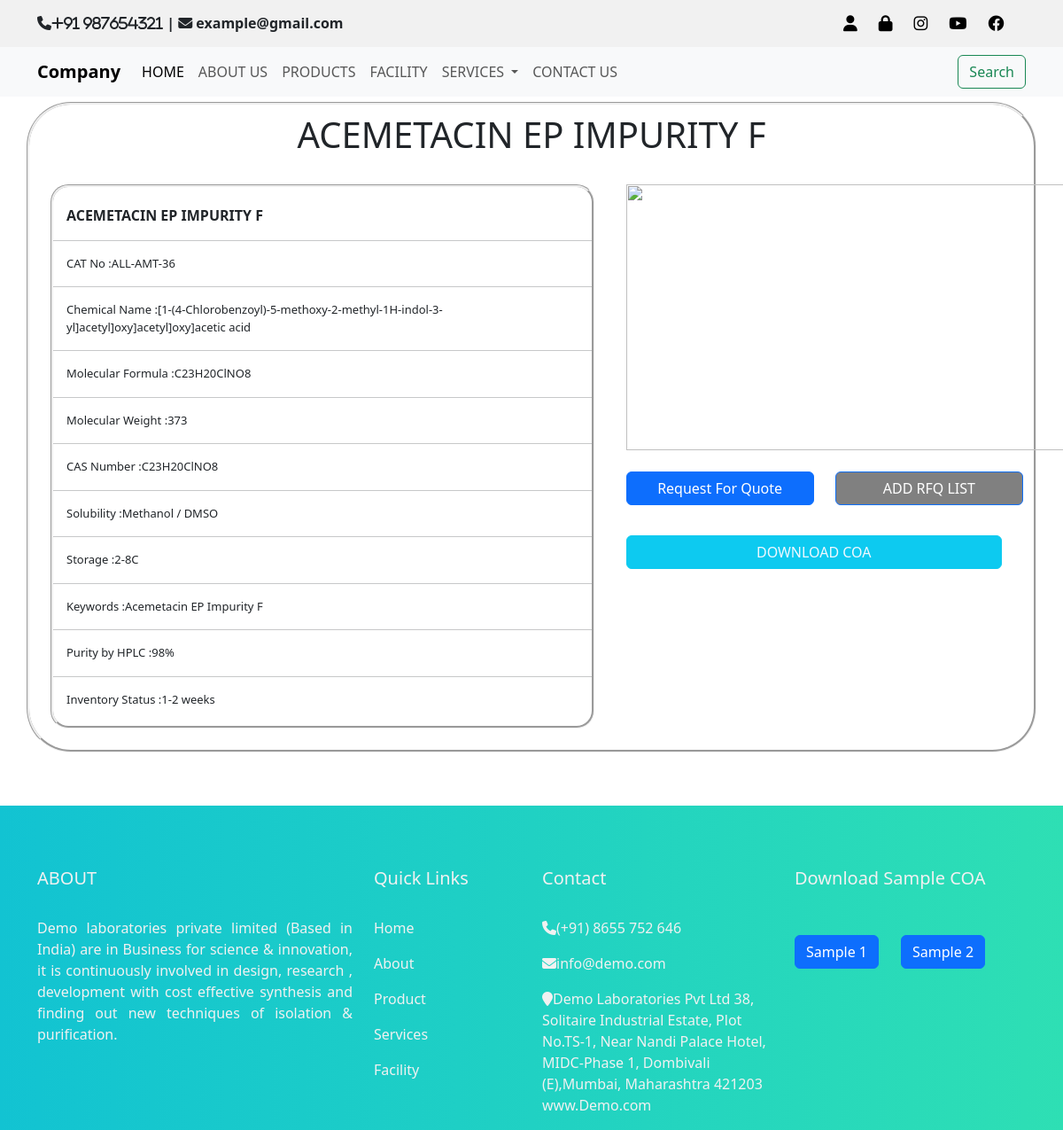
The app's page /readmore/3 with its own data.
### www/models.py (models this page shows)
class fromula(models.Model):
    Product_name=models.CharField(max_length=25)
    CAT_NO= models.CharField(max_length=40)
    Chemical_name= models.CharField(max_length=100)
    Molecular_Formula= models.CharField(max_length=40)
    Molecular_Weight= models.IntegerField()
    CAS_Number= models.CharField(max_length=40)
    Solubility= models.CharField(max_length=40)
    Storage= models.CharField(max_length=40)
    Keywords= models.CharField(max_length=40)
    Purity_by_HPLC= models.CharField(max_length=40)
    Inventory_status= models.CharField(max_length=40)
    image= CloudinaryField('image')

### www/views.py (the view)
# urls.py: path('readmore/<int:id>',views.readmore,name='readmore'),
def readmore(request,id):
    data= fromula.objects.get(id=id)
    return render(request,'readmore.html',{'data':data})

### templates/readmore.html (shortened to what this page needs)
{% include 'navbar.html' %}
<div class="container" style="border-style: groove;border-radius: 50px;margin-top: 6px;">
    <div class="row" style="margin-top: 10px;">
        <div class="col-md-12">
                <div class="panel-heading">
                    <h1 style="text-align: center;">{{data.Product_name}}</h1> <br>
                </div>
                <div class="panel-body">
                    <div class="row">
                        <div class="col-md-7">
                            <div class="container">
                                <ul class="list-group" style="font-size: small;border-style: groove;border-radius: 20px;">
                                <br>
                                <li class="yo" style="font-size: medium;"><strong>{{data.Product_name}}</strong></li> <hr>
                                <li class="yo">CAT No :{{data.CAT_NO}}</li><hr>
                                <li class="yo">Chemical Name :{{data.Chemical_name}}</li> <hr>
                                <li class="yo">Molecular Formula :{{data.Molecular_Formula}}</li> <hr>
                                <li class="yo">Molecular Weight :{{data.Molecular_Weight}}</li> <hr>
                                <li class="yo">CAS Number :{{data.CAS_Number}}</li> <hr>
                                <li class="yo">Solubility :{{data.Solubility}}</li> <hr>
                                <li class="yo">Storage :{{data.Storage}}</li> <hr>
                                <li class="yo">Keywords :{{data.Keywords}}</li> <hr>
                                <li class="yo">Purity by HPLC :{{data.Purity_by_HPLC}}</li> <hr>
                                <li class="yo">Inventory Status :{{data.Inventory_status}}</li> <br>
                            </ul>
                        </div>
                        <br>
                        </div>
                        <div class="col-md-5">
                            <img src="{{data.image.url}}" alt="" srcset="">
                            <br>
                            <br>
                            <div class="row">
                                <div class="col-md-6">
<button type="button" class="btn btn-primary" style="width: 100%;" data-bs-toggle="modal" data-bs-target="#staticBackdrop">
    Request For Quote
  </button>
                                </div>
                                <div class="col-md-6">
                                    <a href="{% url 'cart' data.id %}" style="width:100%; background: grey;" class="btn btn-primary">ADD RFQ LIST</a>
                                </div>
                                <br>
                                <br>
                                <br>
                            <div class="row">
                                <div class="col-md-12">
                                    <a href="" style="width:100%;color: aliceblue;" class="btn btn-info" target="_blank"> DOWNLOAD COA </a>
                                </div>
                            </div>
                            </div>
                        </div>
                    </div>
                </div>
        </div>
    </div>
</div>
     <div class="edufair-footer-1x padding-bottom-large">
        <div class="edufair-footer-content">
              <div class="container">
                  <div class="row">
                      <div class="col-md-4 edufair-footer-address">
                      <h5>ABOUT</h5><br>
                          <p style="text-align:justify;">Demo laboratories private limited (Based in India) are in Business for science &amp; innovation,
                          it is continuously involved in design, research , development with cost effective synthesis
                          and finding out new techniques of isolation &amp; purification.</p>
                      </div>
                      <div class="col-md-2">
<h5>Quick Links</h5><br>
<p>Home </p>
<p>About </p>
<p>Product </p>
<p>Services </p>
<p>Facility </p>
                      </div>
                      <div class="col-md-3">
                      <h5>Contact</h5><br>
                      <p> <i class="fa fa-phone"></i>(+91) 8655 752 646 </p>
                              <p> <i class="fa fa-envelope"></i>info@demo.com </p>
                              <p> <i class="fa fa-map-marker"></i>Demo Laboratories Pvt Ltd 38,
                              Solitaire Industrial Estate,
                              Plot No.TS-1, Near Nandi Palace Hotel,
                              MIDC-Phase 1, Dombivali (E),Mumbai, Maharashtra 421203
                              www.Demo.com</p>
                      </div>
                      <div class="col-md-3">	<h5>Download Sample COA</h5><br>
<a class="edufair-course-text" href="#"><button type="button" class="btn btn-primary">Sample 1</button></a> &nbsp;&nbsp;&nbsp;&nbsp; <a class="edufair-course-text" href="#"><button type="button" class="btn btn-primary">Sample 2</button></a>
                      </div>
                      </div>
                  </div>
              </div>
        </div>

### templates/readmore.html (style rules this page uses)
img { height: 300px; width: 500px; }
ul li { list-style-type: none; }
.yo { margin-left: 15px; }
.edufair-footer-1x { background: linear-gradient(to right, #12C3D2, #2edfb4 ); width: 100%; color: #f1f1f1; padding-top: 70px; margin-top: 60px; }

### records on screen
fromula: Product_name "ACEMETACIN EP IMPURITY F", CAT_NO "ALL-AMT-36", Chemical_name "[1-(4-Chlorobenzoyl)-5-methoxy-2-methyl-1H-indol-3-yl]acetyl]oxy]acetyl]oxy]acetic acid", Molecular_Formula "C23H20ClNO8", Molecular_Weight "373", CAS_Number "C23H20ClNO8", Solubility "Methanol / DMSO", Storage "2-8C", Keywords "Acemetacin EP Impurity F", Purity_by_HPLC "98%", Inventory_status "1-2 weeks"
